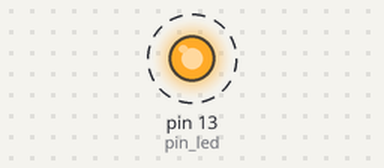
A sketch run on a simulated Arduino Uno, built with avr-gcc and run on an emulated ATmega328P. Shown: output pins drawn as LEDs (lit = HIGH). Dashed ring = blinking.

Above: at 0.5 s.
Timing chart, 0 to 4.6 s (numbered marks = the images above):
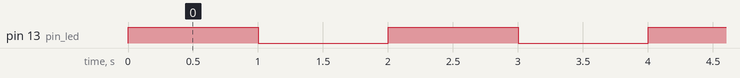

The sketch:

blink_led13.ino
```cpp
int pin_led = 13;
void setup() {
  // put your setup code here, to run once:
  pinMode(pin_led,OUTPUT);
}

void loop() {
  // put your main code here, to run repeatedly:
  digitalWrite(pin_led,HIGH);
  delay(1000);
  digitalWrite(pin_led,LOW);
  delay(1000);
}
```

Measured:
- by itself, pin 13 (pin_led): alternates HIGH for 1.0 s and LOW for 1.0 s
